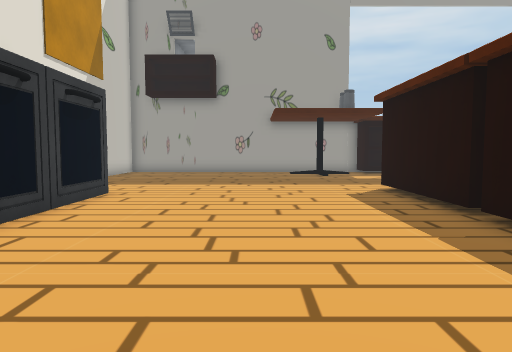
view 1 (above)

18 first-person views from a walk through a 3-D level made in the Unity game engine. The camera is 1.2 m above the floor, tilts 4° down and sees 70° across. The floor is counted in squares, 1 m on a side. Each view is taken from the middle of a square. On the plan, view 1 faces up. The plan holds only what a view shows up to about 15 squares ahead; the rest is blank. The place goes on beyond the plan. The player is left out. Some surface patterns are stand-ins.

view 2
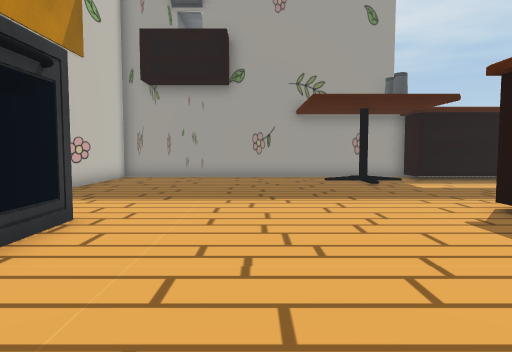

view 3
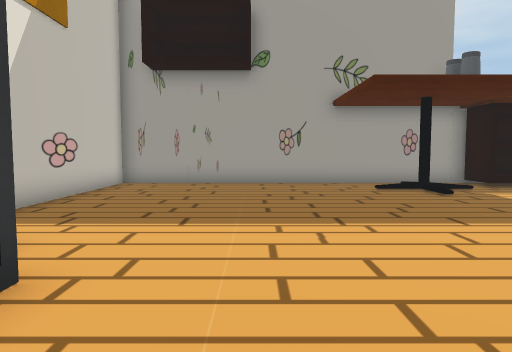

view 4
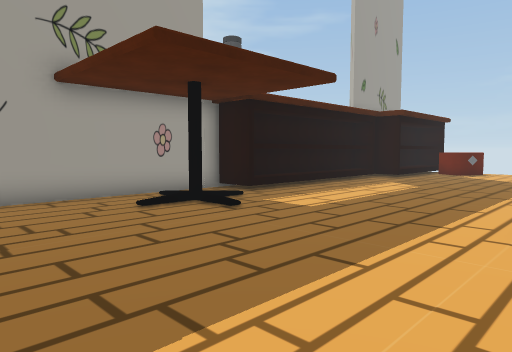

view 5
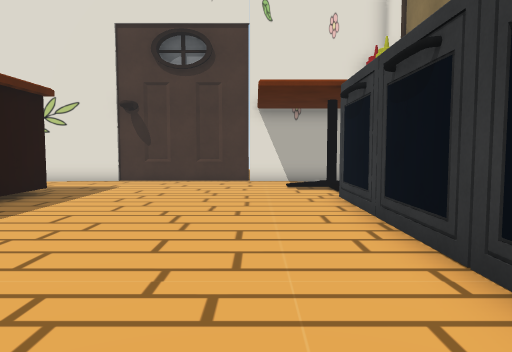

view 6
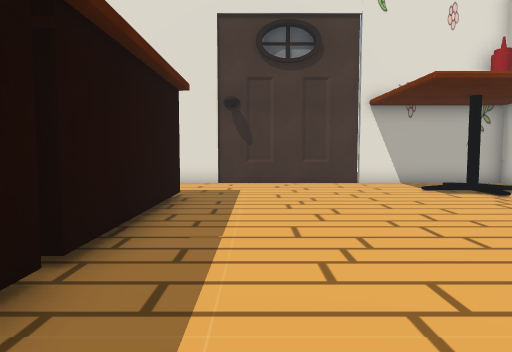

view 7
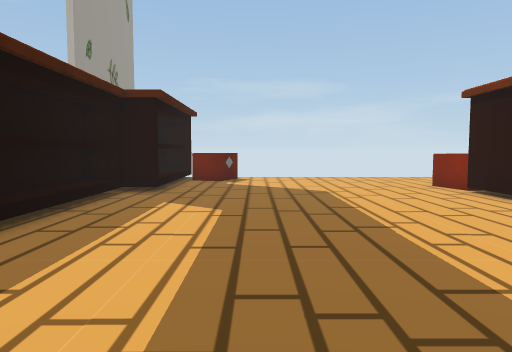

view 8
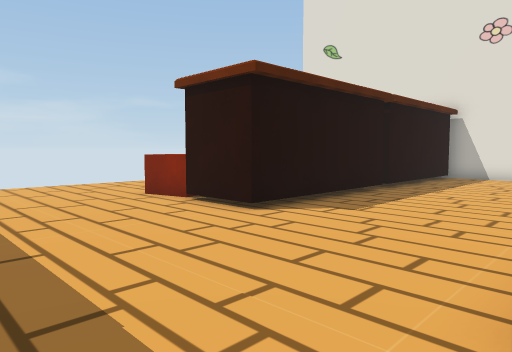

view 9
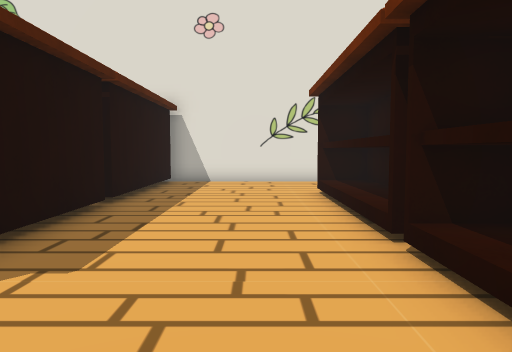

view 10
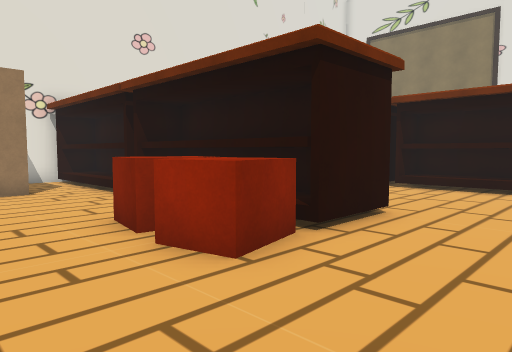

view 11
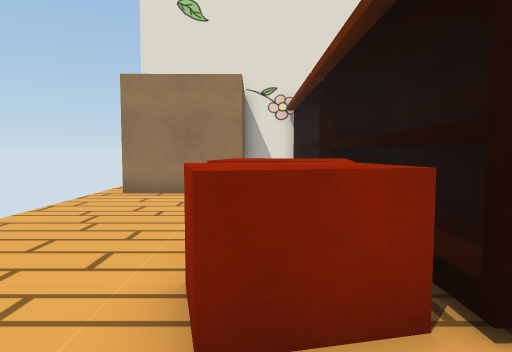

view 12
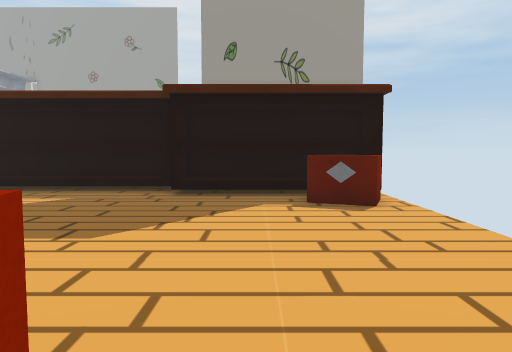

view 13
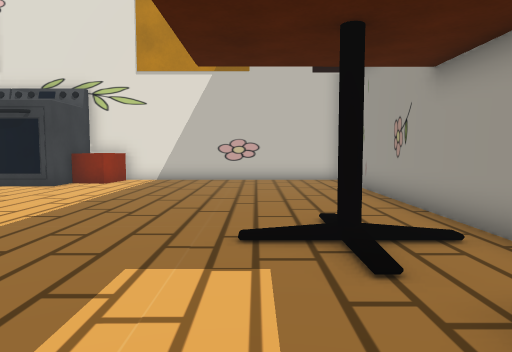

view 14
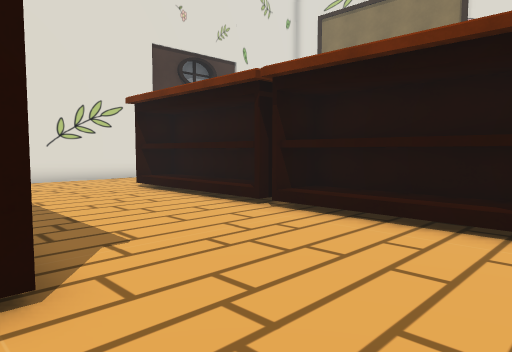

view 15
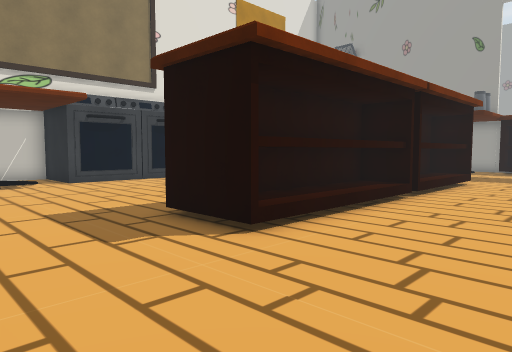

view 16
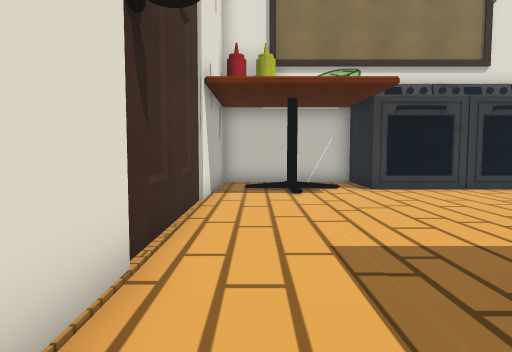

view 17
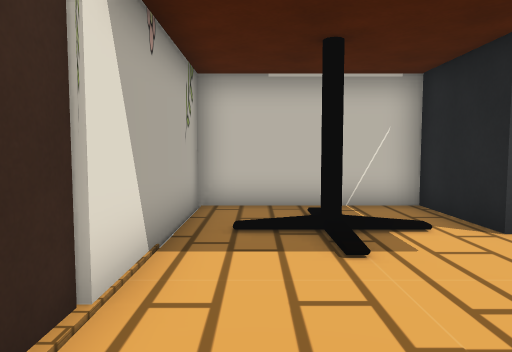

view 18
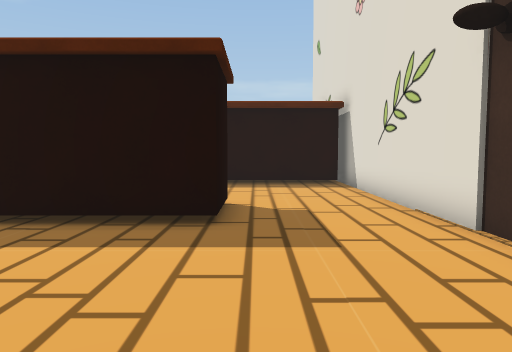

### Floor plan
Key: @ floor where view 1 was taken; # wall or solid block; x gap in a wall; . main floor; : floor 0.25 m higher than the main floor; ^ raised ledge; S stove; T table; O other object.
Columns run from 7 left of view 1 to 19 right of it. Each row starts with its distance up from view 1.
 21 ##############
 20 #............########
 19 #............^^^^^^^^^^^^^^
 18 #.........T..........^^^^^^
 17 #.......................#^^
 16 #........................^.
 15 #..........................
 14 #..........................
 13 #..........................
 12 #..........................
 11 #^^........##^.............
 10 ###S.......#^^.............
  9   ##.......#^^.....^##^....
  8    #.......#^^.....#^^^....
  7    S.......x^^.....#^^^....
  6    #.......#^^.....#^^^....
  5    #.......#^^.....#^......
  4    S.......#^^.....#^......
  3   ##.......#^^.....##......
  2 ###S.......#^^.....#^......
  1 #..........##^.....#^......
  0 #......@...........#^..####
 -1 #.:T...............#^..#
 -2 #..................#^..#
 -3 #..................##.
 -4 #####OOOOOO############

Positions as (right, up) in squares from view 1, and headings:
1: (0, 0), facing up
2: (-1, 4), facing up
3: (-2, 7), facing up
4: (-2, 11), facing up-right
5: (-2, 11), facing down
6: (2, 10), facing down
7: (3, 15), facing right
8: (6, 14), facing down-right
9: (8, 11), facing down
10: (18, 12), facing down-left
11: (15, 11), facing down
12: (16, 8), facing up
13: (8, 17), facing left
14: (12, 12), facing down-left
15: (10, -3), facing up-left
16: (7, -2), facing left
17: (1, -2), facing left
18: (-2, 0), facing right
